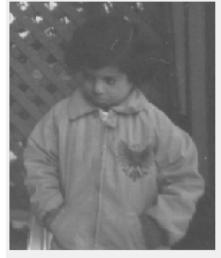
#> input picture pout-dark.jpg, 221 x 258 px
$ python Q3_3HistEqual.py
#> lines starting #> are read from the running program, lines starting #| are printed output that depends on the picture
import numpy as np
import cv2
import matplotlib.pyplot as plt

#path = "C:\Users\Lenovo\Downloads\pout-dark.jpg"
img = cv2.imread('pout-dark.jpg',0)
#> img is the input picture: shape (258, 221); min 70, max 255, mean 123.5
before_img = cv2.imread('pout-dark.jpg',0)
#To display image before equalization
#cv2.imshow('Before Equalization',img)
cv2.waitKey(0)


a = np.zeros((256,),dtype=np.float16)
b = np.zeros((256,),dtype=np.float16)

height,width=img.shape
#> height = 258; width = 221

#finding histogram
for i in range(width):
    for j in range(height):
        g = img[j,i]
        a[g] = a[g]+1
#> after the loop, a = 256 values, max 1984 at index 240, min 0 at index 0, mean 222.8


#performing histogram equalization
tmp = 1.0/(height*width)
#> tmp = 1.75e-05
b = np.zeros((256,),dtype=np.float16)

for i in range(256):
    for j in range(i+1):
        b[i] += a[j] * tmp;
    b[i] = round(b[i] * 255);
#> after the loop, b = 256 values from 0 to 254

# b now contains the equalized histogram
b=b.astype(np.uint8)

#Re-map values from equalized histogram into the image
for i in range(width):
    for j in range(height):
        g = img[j,i]
        img[j,i]= b[g]
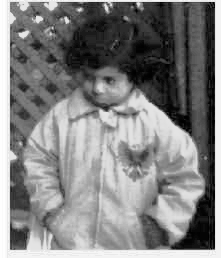
#> img: shape (258, 221); min 0, max 254, mean 129.2


cv2.imshow('Before Equalization',before_img)
cv2.imshow('After',img)

#Printing Histograms of the images
plt.hist(before_img.ravel(),256,[0,256])
plt.hist(img.ravel(),256,[0,256])
plt.show()
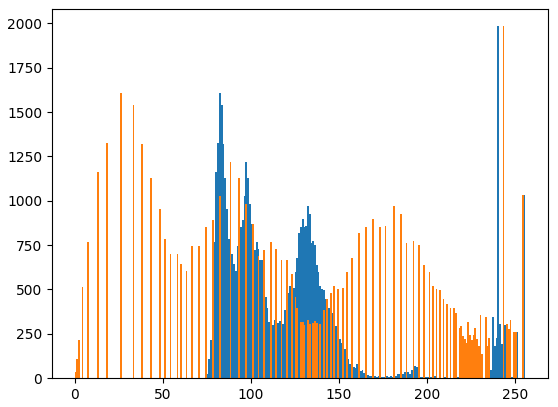
#> figure drawn by matplotlib, 1 panel; tallest bar 1984 high, from x = 240 to 241; tallest bar 1984 high, from x = 243 to 244


cv2.waitKey(0)
cv2.destroyAllWindows()
